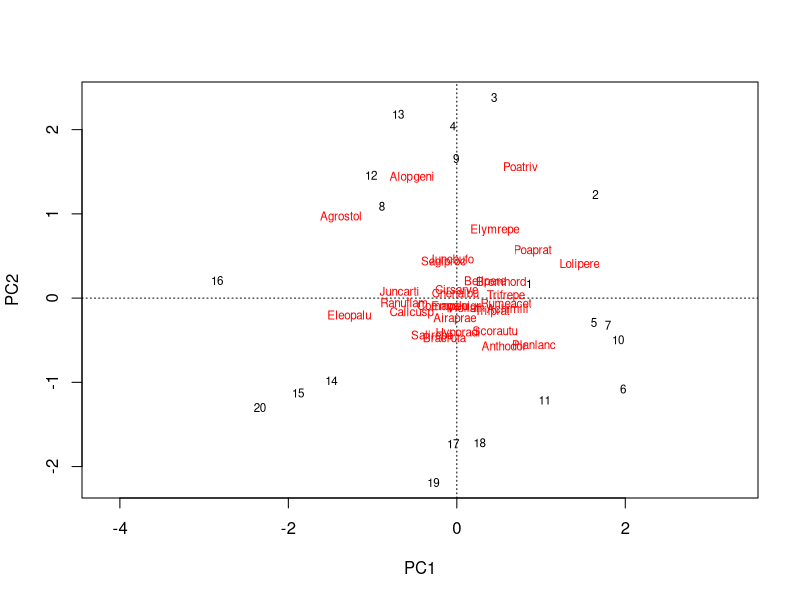
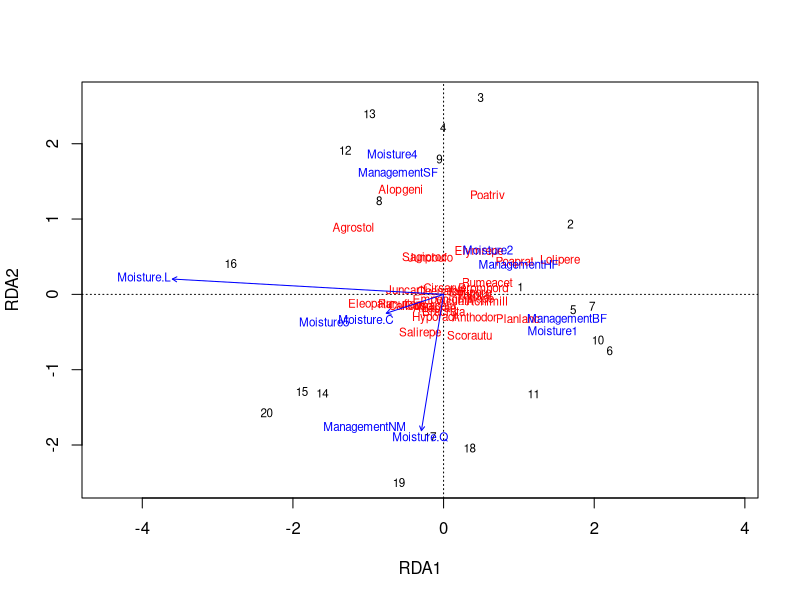
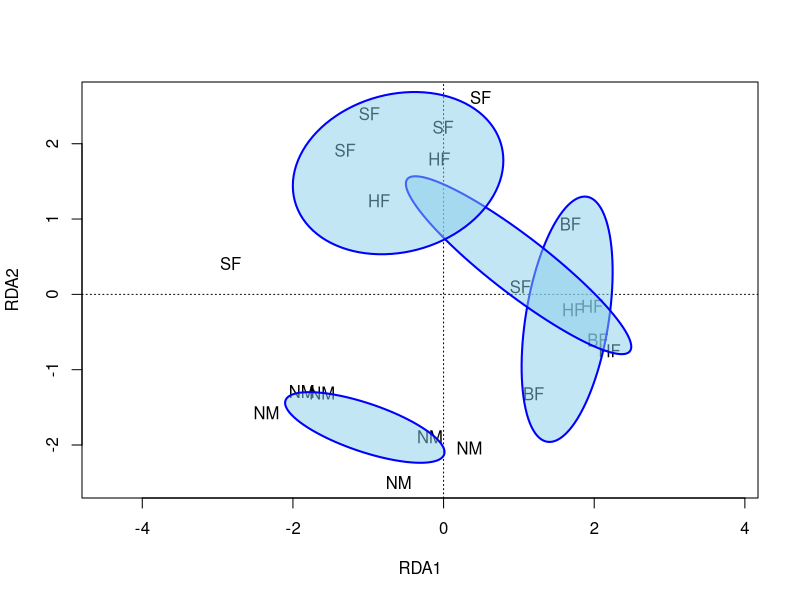
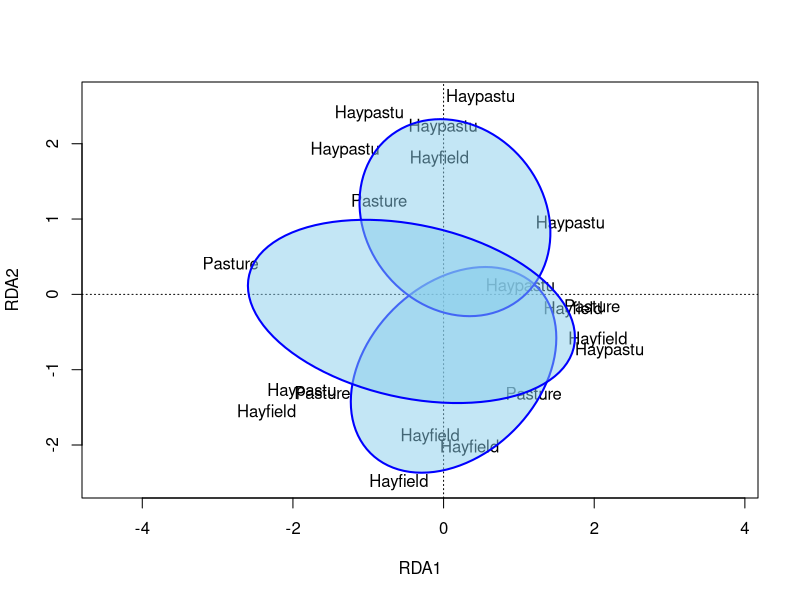
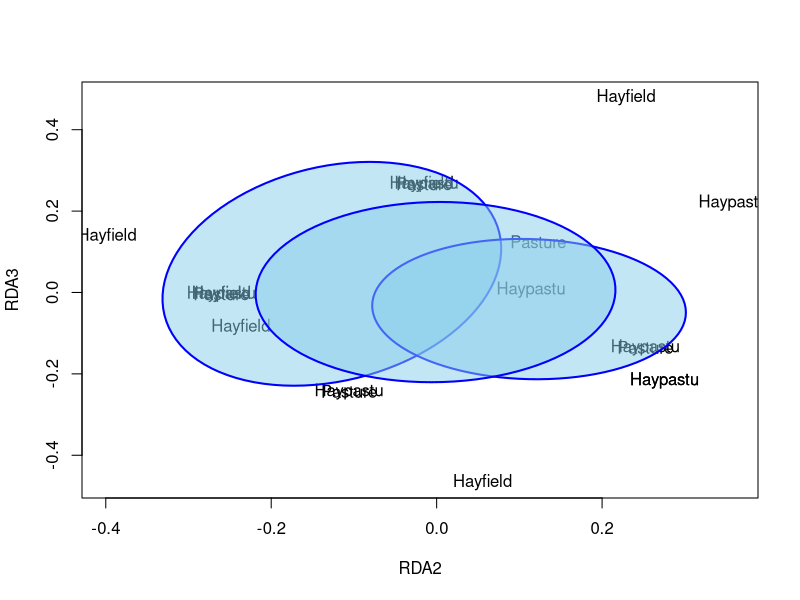
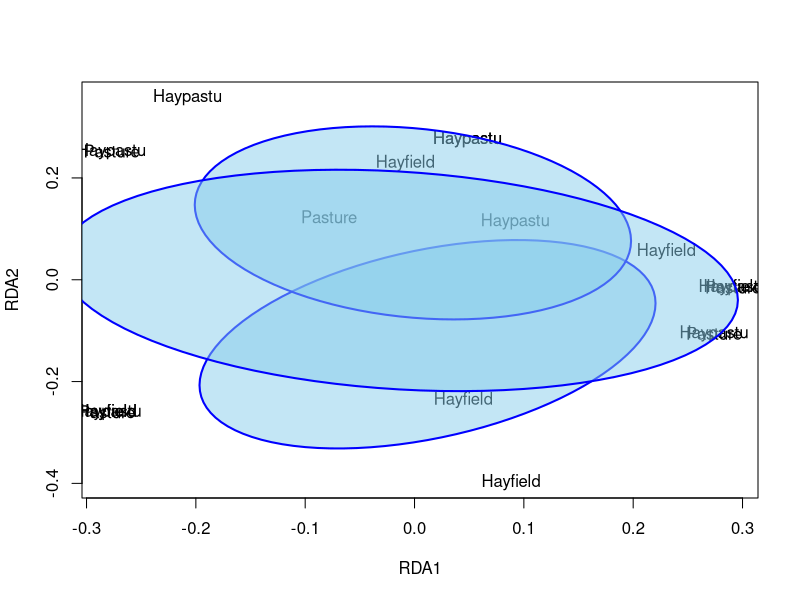
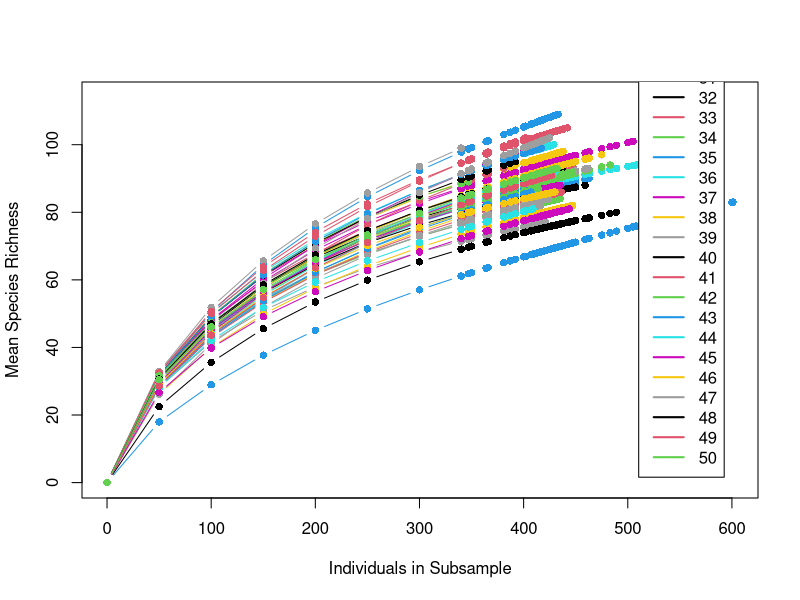
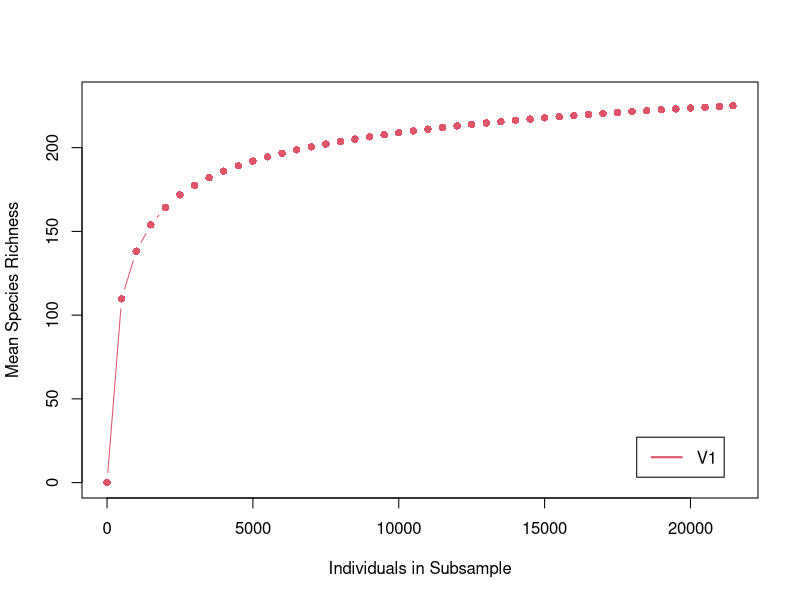

Write the R code that produced these figures, in order.
LM_wd <- function (repo, folder=NULL) {
  if(missing(folder))
  {
    setwd(print(paste(if (Sys.info()[["sysname"]]=="Windows") {("C:/GitHub")} else {
      if (Sys.info()[["sysname"]]=="Darwin"){("/Users/lydiameckley/GitHub")} else ("for Linux run: setwd('/home/[LydiaMeckley]/GitHub')")
    },"/",repo, sep = "")))}
  else 
    
  {
    setwd(print(paste(if (Sys.info()[["sysname"]]=="Windows") {("C:/GitHub")} else {
      if (Sys.info()[["sysname"]]=="Darwin"){("/Users/lydiameckley/GitHub")} else ("for Linux run: setwd('/home/[LydiaMeckley]/GitHub')")
    },"/",repo, "/", folder, sep = "")))}
}

LM_wd("meckleylg")

# First things first, load the vegan library.
# Any time you are looking at community ecology, the package is probably going to be vegan.
library(vegan)
# We will use the "dune" dataset from vegan.
# the dune data are plant communities from dune meadows.
data(dune)
# There is also a data frame of environmental factors that match the dune plants that we will use this week:
data(dune.env)

  #each column is a different species, and every row is a sample#

# We are focusing on Redundancy Analysis (RDA).
# But all of these methods can be transferred to other multivariate techniques very easily.
# pca() and cca() can typically just replace the rda() in any of these functions and models.
# The generic use of rda is very straightforward. All you need is a numeric species-by-site matrix.
dune #to see what I mean by a species-by-site matrix
ord <- rda(dune)
plot(ord)

# This plot shows samples as numbers and species in red text.
# Species "driving" the relationship will be the furthest from the origin.
  #the row names are the numbers
    #the closer the values are to each other, the more similar they are to one another. That goes with species too...
    #The species that are closer together are more likely to be found closer to each other IRL and closer to whatever that number is.
    #The ones farther away are least similar, which means they are least likely to be found by each other IRL
    #the farther they are from the origin in a 2D space????????????????????????????????????????????????????????????????????????????????????

# The real power of RDA is the ability to explain variance via a model.
# We'll use the dune.env data and take a quick look first to see type of data are included:
head(dune.env)
# We have moisture, management method, agricultural use, and manure application.

# Agriculture use typically impacts plant communities, so we will start there.
# This should look very familiar to the model syntax we have used so far.
#dune is a matric, and Use is using a single variable from the environment
  #the distance of these species compared with the use of land
mod1 <- rda(dune ~ Use, dune.env)
mod1
#The model call gives us constrained and unconstrained variance
# Constrained is the percent of the axes that is explained by "Use" - how much is all that variablity is constrained or explained by land use - 12% (so the rest of the percentage is NOT explained by it, which comes from the unconstrained section)
# Unconstrained is similar to the residuals of a linear model.
# We can also call the anova() function the same way that you would for a linear model:
anova(mod1)
# This relationship is not significant. (the Pr f thing is P-Value)

# Moisture is another common driver of plant community composition
mod2 <- rda(dune ~ Moisture, dune.env)
mod2
anova(mod2)
# Moisture is a strong driver of community composition at sites.
# It explains ~33% of variance and is significant.

# Just like other models, we can include additive or interactive effects as well:
# We can see what the cumulative effect of management and soil moisture is on the plant community: (moisture and management together)
mod3 <- rda(dune ~ Moisture + Management, dune.env)
mod3
anova(mod3)
# Just like in linear models, additional X's can improve the model.
# We have gone from 33% to 55% of the variance explained.
  #explaining over half of the variability - and it is significant

  #it's easy to test a model and just look at the significance of it, but we have 13 dimensional spaces, so to actually understand the pattern, we need to actually see things
#Let's plot to see what this looks like visually:
plot(mod3)
  #what's on here is how that moisture and management techniques relates to how the sites are curved (16 had a different moisture content than all the others)
    #the ones with an arrow are significant, and with no arrow they are not significant
    #we can see the differences in management techniquiees
    #it isnt that they are superimposed on each other, just that they use very similar management and moisture level techniques
#This can be intimidating at first.
# Red terms are the species values
# Numbers are site values
# Blue arrows are our predictor variables and how they line up with our groups of points.

# Because of the amount of information, ordination plots are best done in layers, like adding regression lines.
# First create a blank plot where the axes are auto-fitted to the min and max values of "mod3"
plot(mod3, type="n", display = c("sites", "scores"))
# Next we will add a layer where the points are displayed with a label that represents their management - only display samle sites:
text(mod3, display="sites", labels = as.character(dune.env$Management))
  #you can start to see patterns in what management techniques are similar or different to others (closer vs farther)

# It looks like the same management types are grouping together.
# We would expect this based on our high variance explained and significant p-value.
# But statistically viewing this relationship can be difficult.
# We will draw 95% confidence intervals around the "centroid" (average score) for each management group. - plot the average center point (mean x value and mean y value) - then take variance of that and get standard error
# This is done with the ordiellipse() function. Notice there is an argument for the confidence interval and the grouping:
pl <- ordiellipse(mod3, dune.env$Management, kind="se", conf=0.95, lwd=2, draw = "polygon", 
                  col="skyblue", border = "blue")
    #the things in the blue circles are significant, and are different from the other groups - axis 1 (the x axis) is the highest most explained value - axis 2 is where they are completely different

summary(pl)
# The summary gives use the centroid point for each grouping and the "area" of the ellipse
# A larger area means a lower confidence on the location of the centroid.
# In our case the "NM" management technique is clearly different from the others,
# and we are most confident in the centroid for it.
# Remember too that axes are independent of one another. So "SF" and "NM" management are identical on Axis 1 patterns, 
# but very different on Axis 2 patterns.
  #gives the area of the confidence interval - NM is more consistent (smallest area) - SF is more variable (largest area)

# We can also group data by a factor that was not in the model to identify more complex patterns:
# We can see if the "Use" influences the communities that are already constrained by "Management":
plot(mod3, type="n", display = "sites")
text(mod3, display="sites", labels = as.character(dune.env$Use))
pl <- ordiellipse(mod3, dune.env$Use, kind="se", conf=0.95, lwd=2, draw = "polygon", 
                  col="skyblue", border = "blue")
summary(pl)


# This pattern is a bit harder to interpret. 
# It looks like "Hayfields" and "Haypastu" *might* have different communities along Axis 2, but not significant with the data we have available.

# We can try plotting against a different axis to see if this is simply a weaker pattern obscured by Axis 1
# This requires a little data manipulation as plot() does not like to use other axes by default.
# First we need to extract the axis scores from the model
# These are found in the following two parts of the model:
Site_Scores <- mod3$CCA$u
Species_Scores <- mod3$CCA$v

head(Site_Scores)
  #notice we now have 6 axes. That is because the original model created 6 axes that were able to constrain (explain) the data.
  #use these values to spin and manipulate our plot

#We'll just focus on the site scores and plot Axis 2 against Axis 3:

plot(Site_Scores[,2:3], type="n")
text(Site_Scores[,2:3], labels = as.character(dune.env$Use))
pl <- ordiellipse(Site_Scores[,2:3], dune.env$Use, kind="se", conf=0.95, lwd=2, draw = "polygon", 
                  col="skyblue", border = "blue")
# Clearly this was not the right answer. The relationship only exists along Axis 2 and is relatively weak.
  # Feel free to test additional axes, but remember each subsequent axis has a weaker explanatory value.
    # If there is a pattern that only exists between Axis 5 and Axis 6 it might not be real or meaningful.

plot(Site_Scores[,1:3], type="n")
text(Site_Scores[,1:3], labels = as.character(dune.env$Use))
pl <- ordiellipse(Site_Scores[,1:3], dune.env$Use, kind="se", conf=0.95, lwd=2, draw = "polygon", 
                  col="skyblue", border = "blue")

# Rarefaction #### - also called rank abundance - the more individuals you sample in the community, the more species you are able to find - so this is the math behind it
  #how many species you get for how many individuals you sampled - eventually you will run out of species (look at curve I drew)
# The built-in function from vegan does not appropriately bootstrap the subsamples.
# We will use the stand-along function from Jenna Jacobs at: https://github.com/jbaumann3/Rarefaction_in_R

rarefaction<-function(x,subsample=5, plot=TRUE, color=TRUE, error=FALSE, legend=TRUE, symbol=c(1,2,3,4,5,6,7,8,9,10,11,12,13,14,15,16,17,18)){
  
  library(vegan)
  
  
  
  x <- as.matrix(x)
  y1<-apply(x, 1, sum)
  rare.data<-x                                   
  
  select<-unique(sort(c((apply(x, 1, sum)), (seq(0,(max(y1)), by=subsample)), recursive=TRUE)))
  
  
  storesummary.e<-matrix(data=NA, ncol=length(rare.data[,1]),nrow=length(select))
  rownames(storesummary.e)<-c(select)
  colnames(storesummary.e)<-rownames(x)
  storesummary.se<-matrix(data=NA, ncol=length(rare.data[,1]),nrow=length(select))
  rownames(storesummary.se)<-c(select)
  colnames(storesummary.se)<-rownames(x)
  
  
  
  
  for(i in 1:length(select))                      #the for loop
  {
    select.c<-select[i]                     #assigns the 'i'th element of select to select.c
    foo<-rarefy(x,select.c, se=T)           #use whatever vegan fn you want
    
    
    
    storesummary.e[i,]<-foo[1,]
    storesummary.se[i,]<-foo[2,]            
    
  }
  
  storesummary.e<-as.data.frame(storesummary.e)               
  richness.error<<-storesummary.se
  
  for (i in 1:(length(storesummary.e)))
  {
    storesummary.e[,i]<-ifelse(select>sum(x[i,]), NA, storesummary.e[,i])
  }
  
  
  
  ###############plot result################################
  if (plot==TRUE)
  {
    if(color==TRUE){
      plot(select,storesummary.e[,1], xlab="Individuals in Subsample", 
           xlim=c(0,max(select)), ylim=c(0, 5+(max(storesummary.e[,1:(length(storesummary.e))], na.rm=TRUE))),
           ylab="Mean Species Richness", pch =16, col=2, type="n")
      
      for (j in 1:(length(storesummary.e))){
        points(select, storesummary.e[,j], pch=16, col=j+1, type="b", lty=1)}
      
      if(error==TRUE){
        for (m in 1:(length(storesummary.e))){
          segments(select, storesummary.e[,m]+storesummary.se[,m],select, storesummary.e[,m]-storesummary.se[,m])
        }
      }
      if (legend==TRUE){
        legend("bottomright", colnames(storesummary.e), inset=0.05, lty=1, col=1:length(storesummary.e)+1, lwd=2)
      }
    }
    else
    {
      plot(select,storesummary.e[,1], xlab="Individuals in Subsample", 
           xlim=c(0,max(select)), ylim=c(0, 5+(max(storesummary.e[,1:(length(storesummary.e))], na.rm=TRUE))),
           ylab="Mean Species Richness", pch =16, col=2, type="n")
      
      for (j in 1:(length(storesummary.e))){
        points(select, storesummary.e[,j], type="l", lty=1)}
      
      for (k in 1:(length(storesummary.e))){
        symbol<-ifelse(symbol<length(storesummary.e),rep(symbol,2),symbol)
        points(as.numeric(rownames(subset(storesummary.e, storesummary.e[,k]==max(storesummary.e[,k],na.rm=TRUE)))), max(storesummary.e[,k],na.rm=TRUE), pch=symbol[k], cex=1.5)}
      
      if(error==TRUE){
        for (m in 1:(length(storesummary.e))){
          points(select, storesummary.e[,m]+storesummary.se[,m], type="l", lty=2)
          points(select, storesummary.e[,m]-storesummary.se[,m], type="l", lty=2)}}
      
      k<-1:(length(storesummary.e))
      if (legend==TRUE){
        legend("bottomright", colnames(storesummary.e), pch=symbol[k], inset=0.05, cex=1.3)
      }
    }
  }
  print("rarefaction by J. Jacobs, last update April 17, 2009")
  if(error==TRUE)(print("errors around lines are the se of the iterations, not true se of the means")  )     
  list("richness"= storesummary.e, "SE"=richness.error, "subsample"=select)        
  
}


# This function will subsample a single sample and add new taxa to the cumulative richness curve as 
# they are identified in a subsample.

# We are using the "BCI" data from vegan for the example:
data(BCI)
# First take a look at the data:
head(BCI)
# These data have species in each column and samples by row. This is the right format for our function. 

#now we can show what sample size we want
rarefaction(BCI, subsample=50, plot=TRUE, color=TRUE, error=FALSE,  legend=TRUE, symbol)
# This plot is very hard to read with this many samples. - 50 diff samples plotted ontop of each other, not very helpful
# The numbers in the legend represent individual samples, and there are differences between samples, 
# but this is generally not that useful for us to plot individual samples.

# Because we often want to know if our sampling was enough to collect all (or most) of the taxa in a community,
# we will condense all of our samples into a collective sum by species.
#This requires a quick reformatting of our data.
# In the following line:
# BCI is being transposed so that each row is a species. 
# The rowSums() creates a single vector of the total individuals found from each species across all species.
# But because species need to be columns we then transpose the data back, and make sure it is read as.data.frame()
  #we want the sums of all the columns to create our samples - combine all our samples

samples <- as.data.frame(t(rowSums(t(BCI))))

rarefaction(samples, subsample=500, plot=TRUE, color=TRUE, error=FALSE,  legend=TRUE, symbol)
# Two things should immediately jump out.
# 1 - the scale of both x and y is much larger.
# 2 - the curve also appears much steeper.
# While the curve really is steeper the difference is not quite as dramatic as it appears, consider the much larger range of the x-axis.
  #each dot is a new sample added

#By collecting samples of 500 organisms, it looks like we will collect the majority of species after 3 samples,
# But what if the goals is 90% or 95%? This curve has not flattened at the top.
# This becomes a harder question the higher the percent of the community to want to effectively sample,
# And the higher the investment per each new species found.

# What if you want to collect just a few larger samples?
rarefaction(samples, subsample=5000, plot=TRUE, color=TRUE, error=FALSE,  legend=TRUE, symbol)
# Now the first sample almost gets you to the top and the dramatic change in return on investment is even more clear.
# But we have lost a lot of resolution in terms of where exactly the effort vs species curve begins to level off.

# How to apply rarefaction to real data all depends on the question you have relative to diversity and/or sampling effort.

  #compare locally, lots of small samples
